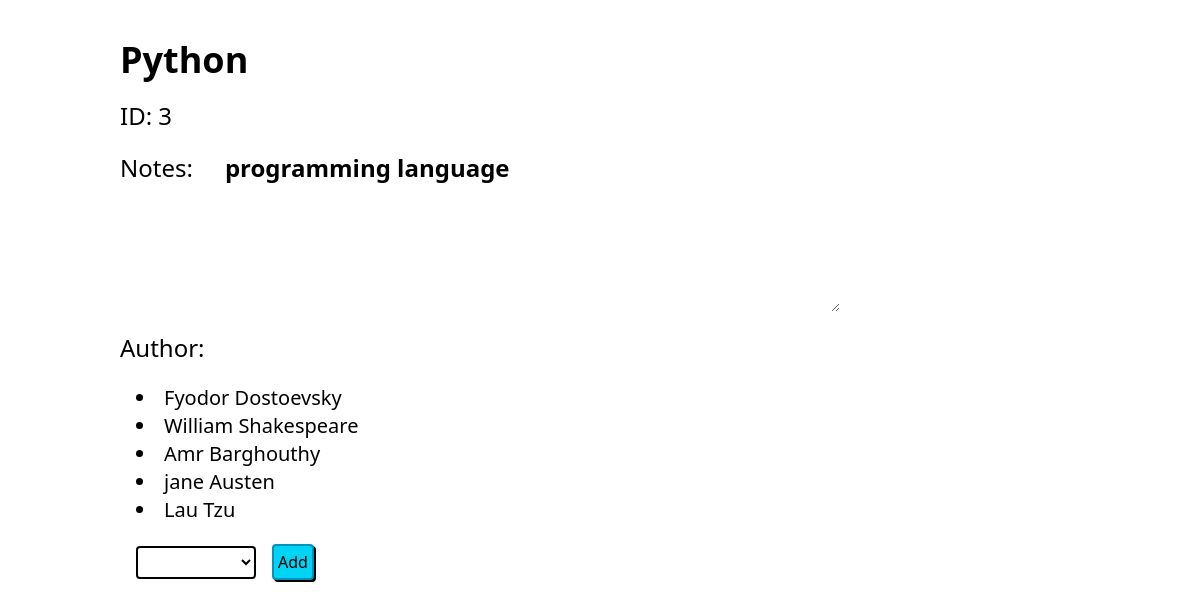
Page /books/3 on the committed database.
### myApp/models.py (models this page shows)
class Book(models.Model):
    title = models.CharField(max_length=255)
    desc = models.TextField()
    created_at = models.DateTimeField(auto_now_add=True)
    updated_at = models.DateTimeField(auto_now=True)

class Author(models.Model):
    first_name = models.CharField(max_length=45)
    last_name = models.CharField(max_length=45)
    notes = models.TextField()
    books = models.ManyToManyField(Book, related_name='authors')
    created_at = models.DateTimeField(auto_now_add=True)
    updated_at = models.DateTimeField(auto_now=True)

### myApp/views.py (the view)
# urls.py: path('books/<int:book_id>',views.books),
def books(request,book_id):
    curr_book = get_book_by_id(book_id)
    context = {
        'curr_book': curr_book,
        'authors': get_all_authors()
    }
    return render(request, 'book_details.html',context)

### myApp/models.py (called while the page is built)
def get_all_authors():
    return Author.objects.all()

def get_book_by_id(book_id):
    return Book.objects.get(id=book_id)

### myApp/templates/book_details.html (shortened to what this page needs)
<!DOCTYPE html>
<html lang="en">
<head>
    <script src="https://cdn.jsdelivr.net/npm/@tailwindcss/browser@4"></script>
</head>
<body>
    <div class="mx-auto w-80/100 flex flex-col gap-y-5 mt-10">
        <p class="font-bold text-4xl">{{ curr_book.title }}</p>
        <p class="text-2xl">ID: {{ curr_book.id }}</p>
        <div class="flex gap-x-8">
            <label for="desc" class="text-2xl">Notes: </label>
            <textarea name="desc" id="desc" cols="40" rows="5"
                      class="font-bold text-2xl">{{ curr_book.desc }}</textarea>
        </div>
        <p class="text-2xl">Author:</p>
        <ul class="list-disc list-inside pl-4">
            {% for author in curr_book.authors.all %}
            <li class="text-xl">{{ author.first_name }} {{ author.last_name }}</li>
            {% endfor %}
        </ul>
        <form action="/add_author_to_book" method="post" class="flex items-center">
            <select name="author" id="author" class="border-2 w-30 text-xl rounded mx-4">
            </select>
            <input type="submit" value="Add" class="border-2 border-cyan-600 shadow-[2px_2px_black] rounded bg-cyan-400 p-1">
        </form>
    </div>
</body>
</html>

### rows in the picture
Book: title "Python", id "3", desc "programming language"
Author: first_name "Fyodor", last_name "Dostoevsky"
Author: first_name "William", last_name "Shakespeare"
Author: first_name "Amr", last_name "Barghouthy"
Author: first_name "jane", last_name "Austen"
Author: first_name "Lau", last_name "Tzu"
